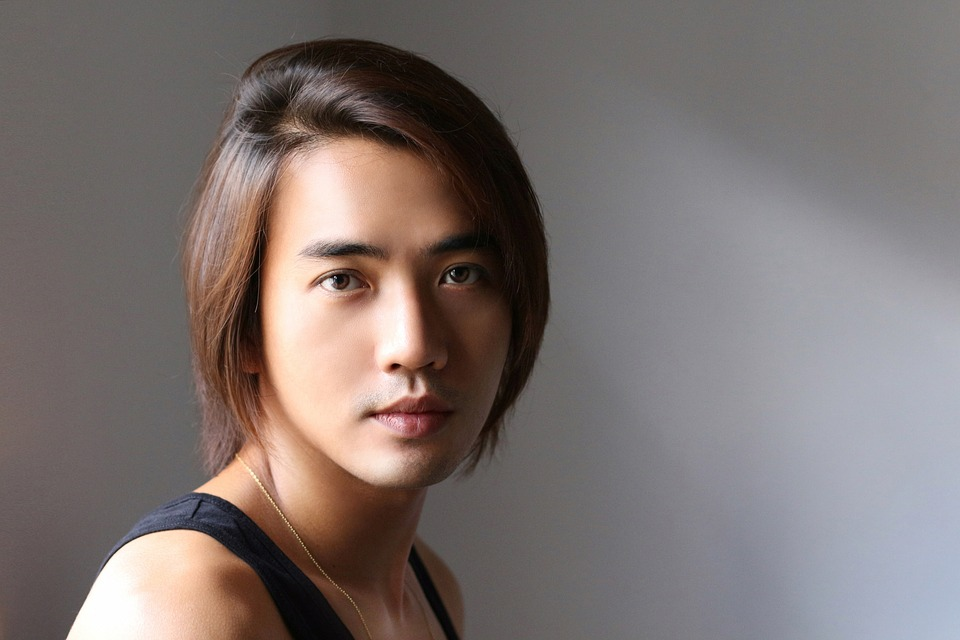
#> input picture dude.jpg, 960 x 640 px, given in place of the camera
$ python webcam.py
#> lines starting #> are read from the running program, lines starting #| are printed output that depends on the picture; after the words box and inside, x2 and y2 are one past the last pixel; in counts of white or black regions, pixels touching at a corner belong together
import cv2
# import numpy as np
from skimage.feature import hog

cv2.namedWindow("preview")
vc = cv2.VideoCapture(0)

if vc.isOpened():  # try to get the first frame
    rval, frame = vc.read()
#> frame is the input picture: shape (640, 960, 3); mean B, G, R 112.4, 114.8, 124.9
else:
    rval = False

while rval:
    # print(frame.shape)
    frame_gray = cv2.cvtColor(frame, cv2.COLOR_RGB2GRAY)
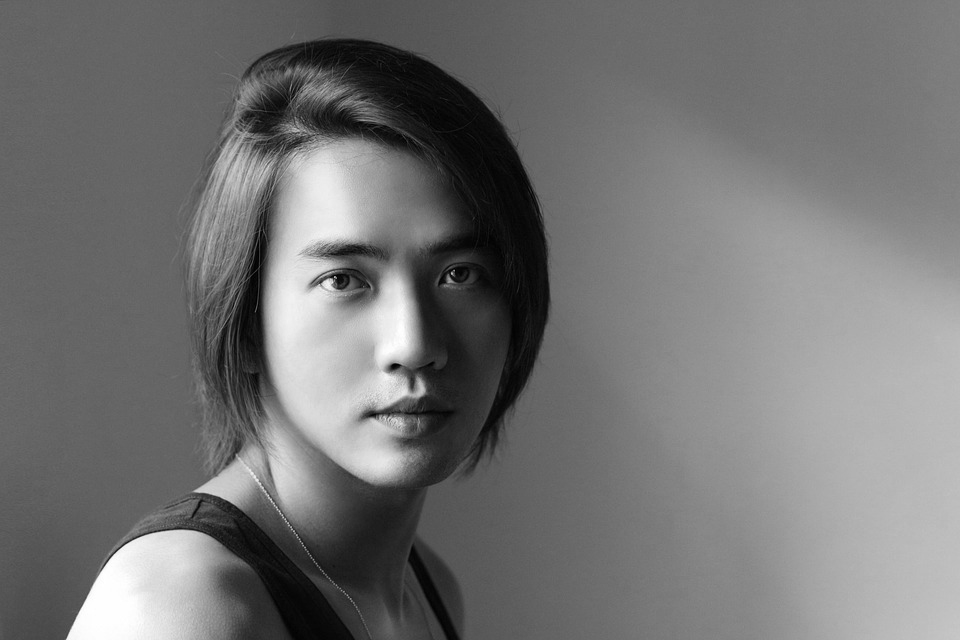
#> frame_gray: shape (640, 960); min 0, max 255, mean 115.3
    edges = cv2.Canny(frame_gray, 50, 150)
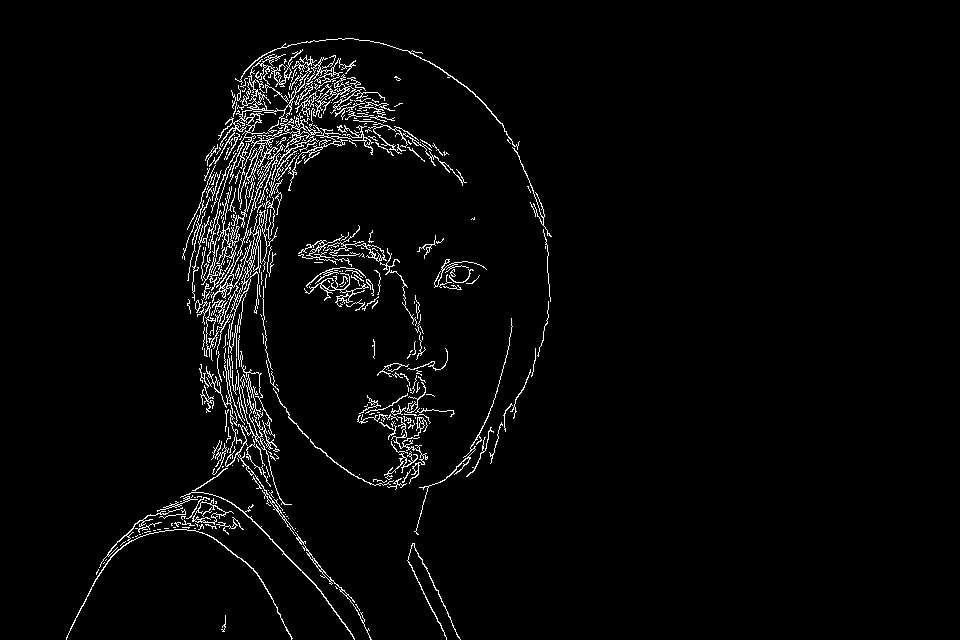
#> edges: shape (640, 960); 3.1% white in thin lines or dots, all inside (x1, y1, x2, y2) = (66, 38, 552, 640)
    frame_gray = cv2.resize(frame_gray, (128, 128))
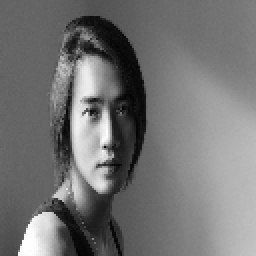
#> frame_gray: shape (128, 128) (shown 2 times larger); min 2, max 254, mean 115.4
    hog_array, hog_image = hog(frame_gray, visualise=True,
                               block_norm='L2-Hys')
#> hog_array = 15876 values, max 0.503 at index 4193, min 0 at index 7, mean 0.0766
    # print(frame_gray.shape)
    # frame_final = np.vstack((frame, frame_gray))
    frame_final = edges
    cv2.imshow("preview", hog_image)
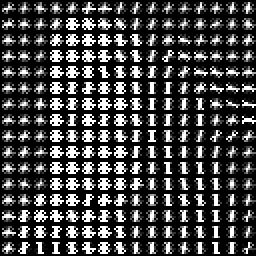
#> window 'preview': shape (128, 128) (shown 2 times larger); min 0, max 255, mean 70.8
    rval, frame = vc.read()
    key = cv2.waitKey(20)
#> (key Esc is pressed here)
    if key == 27:  # exit on ESC
        break
cv2.destroyWindow("preview")
